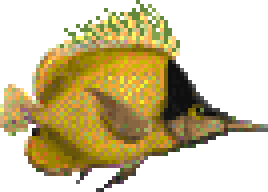
#> input picture Flats/longnose_butterflyfish.png, 67 x 48 px (shown 4 times larger)
$ python prepare_fish_icons.py
#> lines starting #> are read from the running program, lines starting #| are printed output that depends on the picture
#> in main, image is the input picture: PIL image 67x48 RGBA; mean R, G, B, A 76.7, 64.4, 26.5, 125.1
"""Prepare Deep Waters fish inventory icon replacements.

Run from anywhere with:

    python prepare_fish_icons.py

The script reads the friendly fish source files in ../Flats and writes the
archive-style TEXTURE.216 replacement filenames used by DFU item icons.
"""

from pathlib import Path

try:
    from PIL import Image
except ImportError as exc:
    raise SystemExit("Pillow is required. Install it with: python -m pip install pillow") from exc

try:
    RESAMPLE_NEAREST = Image.Resampling.NEAREST
except AttributeError:
    RESAMPLE_NEAREST = Image.NEAREST


SCRIPT_DIR = Path(__file__).resolve().parent
FLATS_DIR = SCRIPT_DIR.parent / "Flats"

CANVAS_SIZE = 128
PADDING = 12
BACKUP_EXISTING = True

ICON_MAP = {
    "longnose_butterflyfish.png": "216_42-0.png",
    "largemouth_bass.png": "216_43-0.png",
    "canary_rockfish.png": "216_44-0.png",
    "crucian_carp.png": "216_45-0.png",
    "mackerel.png": "216_46-0.png",
    "white_zebra_angelfish.png": "216_47-0.png",
    "finulon.png": "216_48-0.png",
}


def alpha_bounds(image):
    if image.mode != "RGBA":
        image = image.convert("RGBA")
    return image.getchannel("A").getbbox() or image.getbbox()


def fit_pixel_art(image):
    bounds = alpha_bounds(image)
#> bounds = (0, 0, 67, 48)
    cropped = image.crop(bounds).convert("RGBA") if bounds else image.convert("RGBA")

    max_size = CANVAS_SIZE - PADDING * 2
    scale = min(float(max_size) / cropped.width, float(max_size) / cropped.height)
#> scale = 1.55
    if scale >= 1.0:
        scale = max(1, int(scale))
#> scale = 1

    width = max(1, int(cropped.width * scale))
#> width = 67
    height = max(1, int(cropped.height * scale))
#> height = 48
    resized = cropped.resize((width, height), RESAMPLE_NEAREST)

    canvas = Image.new("RGBA", (CANVAS_SIZE, CANVAS_SIZE), (0, 0, 0, 0))
#> canvas: PIL image 128x128 RGBA; every value is 0
    x = (CANVAS_SIZE - width) // 2
#> x = 30
    y = (CANVAS_SIZE - height) // 2
#> y = 40
    canvas.alpha_composite(resized, (x, y))
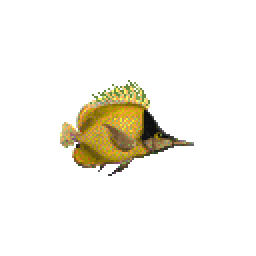
#> canvas: PIL image 128x128 RGBA (shown 2 times larger); mean R, G, B, A 15.1, 12.6, 5.2, 24.6; transparent parts drawn white
    return canvas


def main():
    for source_name, output_name in ICON_MAP.items():
        source_path = FLATS_DIR / source_name
        output_path = FLATS_DIR / output_name

        image = Image.open(source_path)
        icon = fit_pixel_art(image)

        if BACKUP_EXISTING and output_path.exists():
            backup_path = output_path.with_suffix(output_path.suffix + ".bak")
            if not backup_path.exists():
                output_path.replace(backup_path)

        icon.save(output_path)
        print(f"{source_name} -> {output_name} ({CANVAS_SIZE}x{CANVAS_SIZE})")
#> pass 2 of the loop in main, `for source_name, output_name in ICON_MAP.items():`:
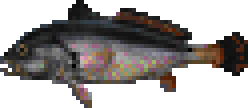
#> input picture Flats/largemouth_bass.png, 62 x 27 px (shown 4 times larger)
#> in main, image is the input picture: PIL image 62x27 RGBA; mean R, G, B, A 38.8, 34.7, 33.1, 128.6
#> bounds = (0, 0, 62, 27)
#> in fit_pixel_art (call 2), `canvas.alpha_composite(resized, (x, y))`:
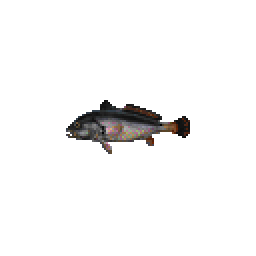
#> canvas: PIL image 128x128 RGBA (shown 2 times larger); mean R, G, B, A 4, 3.5, 3.4, 13.1; transparent parts drawn white


if __name__ == "__main__":
#> (the run stopped early here; a loop or call above may not have finished)
